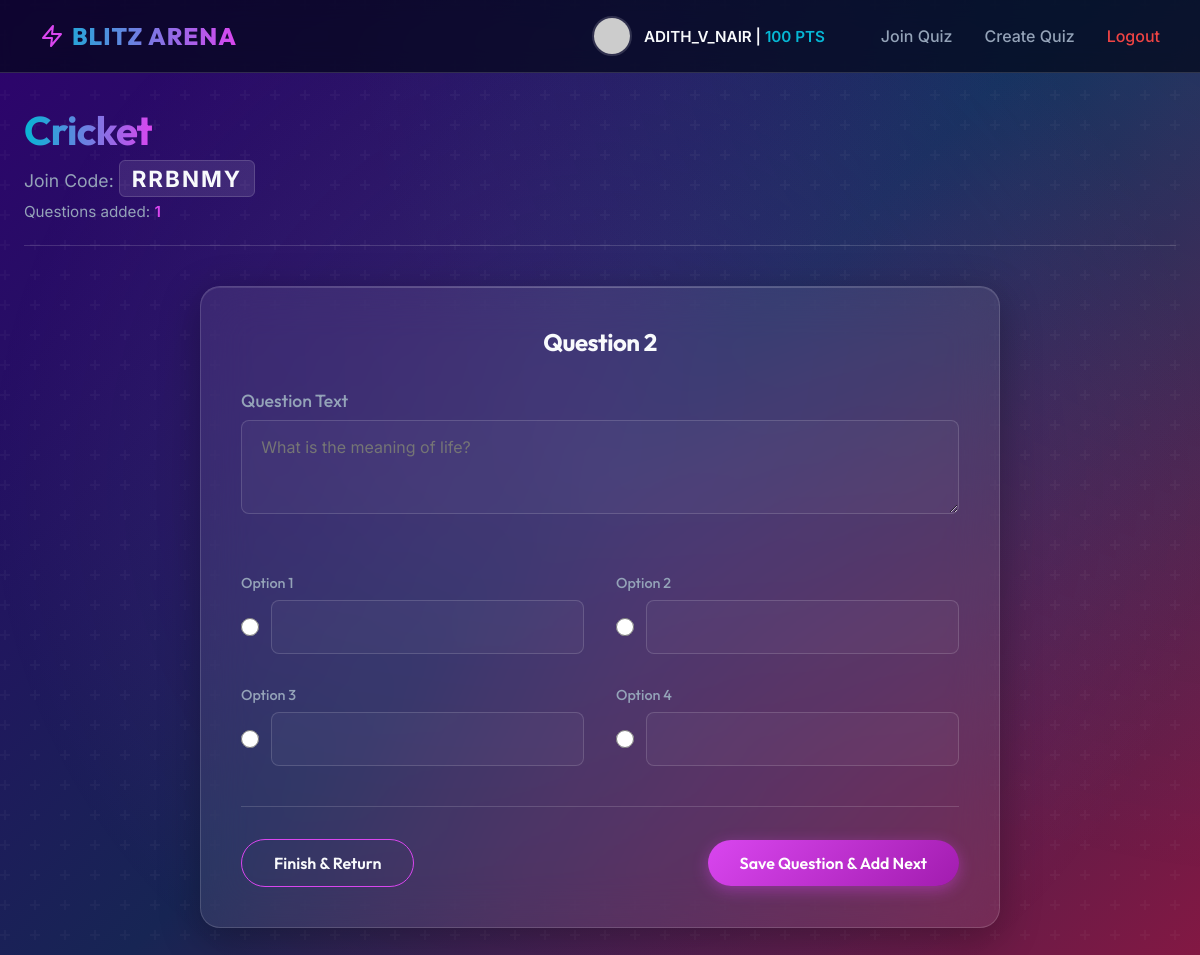
Page /add_question/7/ (signed in) on the committed database.
### app/models.py (models this page shows, shortened)
class UserProfile(AbstractUser):
    groups = models.ManyToManyField(
        'auth.Group',
        related_name='app_user_set',
        blank=True,
    )
    user_permissions = models.ManyToManyField(
        'auth.Permission',
        related_name='app_user_set',
        blank=True,
    )
    avatar = models.CharField(max_length=255, blank=True, null=True, default='avatar1.png')
    total_points = models.IntegerField(default=0)

class Quiz(models.Model):
    title = models.CharField(max_length=255)
    description = models.TextField(blank=True, null=True)
    creator = models.ForeignKey(UserProfile, on_delete=models.CASCADE, related_name='created_quizzes')
    join_code = models.CharField(max_length=6, unique=True, default=generate_join_code)
    created_at = models.DateTimeField(auto_now_add=True)

### app/views.py (the view, shortened to what this page needs)
# urls.py: path('add_question/<int:quiz_id>/', views.add_question, name='add_question'),
@login_required
def add_question(request, quiz_id):
    quiz = get_object_or_404(Quiz, id=quiz_id, creator=request.user)
    return render(request, 'app/add_question.html', {'quiz': quiz})

### app/templates/app/add_question.html (shortened to what this page needs)
{% extends 'app/base.html' %}
{% block content %}
<div class="dashboard-header fade-in"
    style="margin-bottom: 2.5rem; border-bottom: 1px solid var(--glass-border); padding-bottom: 1.5rem;">
    <h1 class="text-gradient" style="font-size: 2.5rem;">{{ quiz.title }}</h1>
    <p style="color: var(--text-muted); font-size: 1.1rem; margin-top: 10px;">
        Join Code: <strong
            style="color: var(--text-main); font-size: 1.4rem; letter-spacing: 2px; padding: 4px 12px; background: rgba(255,255,255,0.1); border-radius: 6px; border: 1px solid var(--glass-border);">{{quiz.join_code}}</strong>
    </p>
    <p style="color: var(--text-muted); font-size: 0.95rem; margin-top: 10px;">Questions added: <span
            id="question-count" style="color: var(--accent); font-weight: 600;">{{ quiz.questions.count }}</span></p>
</div>
<div class="glass-card fade-in" style="max-width: 800px; margin: 0 auto; animation-delay: 0.1s;">
    <h2 style="font-size: 1.5rem; margin-bottom: 2rem; color: var(--text-main); text-align: center;">
        <span id="current-question-label">Question {{ quiz.questions.count|add:1 }}</span>
    </h2>
    <form id="question-form">
        <div style="margin-bottom: 2rem;">
            <label class="elegant-label" style="font-size: 1.1rem;">Question Text</label>
            <textarea name="question_text" class="elegant-input" rows="3" required
                placeholder="What is the meaning of life?"></textarea>
        </div>
        <div style="display: grid; grid-template-columns: 1fr 1fr; gap: 2rem; margin-bottom: 2.5rem;">
            <div>
                <label class="elegant-label">Option 1</label>
                <div style="display: flex; gap: 12px; align-items: center;">
                    <input type="radio" name="correct_option" value="1" required
                        style="width: 20px; height: 20px; accent-color: var(--accent);">
                    <input type="text" name="option_1" class="elegant-input" style="margin-bottom: 0;" required>
                </div>
            </div>
            <div>
                <label class="elegant-label">Option 2</label>
                <div style="display: flex; gap: 12px; align-items: center;">
                    <input type="radio" name="correct_option" value="2"
                        style="width: 20px; height: 20px; accent-color: var(--accent);">
                    <input type="text" name="option_2" class="elegant-input" style="margin-bottom: 0;" required>
                </div>
            </div>
            <div>
                <label class="elegant-label">Option 3</label>
                <div style="display: flex; gap: 12px; align-items: center;">
                    <input type="radio" name="correct_option" value="3"
                        style="width: 20px; height: 20px; accent-color: var(--accent);">
                    <input type="text" name="option_3" class="elegant-input" style="margin-bottom: 0;" required>
                </div>
            </div>
            <div>
                <label class="elegant-label">Option 4</label>
                <div style="display: flex; gap: 12px; align-items: center;">
                    <input type="radio" name="correct_option" value="4"
                        style="width: 20px; height: 20px; accent-color: var(--accent);">
                    <input type="text" name="option_4" class="elegant-input" style="margin-bottom: 0;" required>
                </div>
            </div>
        </div>
        <div
            style="display: flex; justify-content: space-between; align-items: center; border-top: 1px solid var(--glass-border); padding-top: 2rem;">
            <button type="button" onclick="finishQuiz()" class="elegant-btn elegant-btn-outline">Finish &
                Return</button>
            <button type="submit" id="submit-btn" class="elegant-btn">
                <span class="btn-text">Save Question & Add Next</span>
            </button>
        </div>
    </form>
</div>
{% endblock %}

### app/templates/app/base.html (shortened to what this page needs)
{% load static %}
<!DOCTYPE html>
<html lang="en">
<head>
    <link rel="stylesheet" href="{% static 'css/styles.css' %}">
</head>
<body>
    <nav class="navbar">
        <a href="{% url 'dashboard' %}" class="navbar-brand text-gradient">
            <svg width="24" height="24" viewBox="0 0 24 24" fill="none" stroke="currentColor" stroke-width="2"
                stroke-linecap="round" stroke-linejoin="round" style="color: var(--accent);">
                <polygon points="13 2 3 14 12 14 11 22 21 10 12 10 13 2"></polygon>
            </svg>
            BLITZ ARENA
        </a>
        <div class="nav-links">
            {% if user.is_authenticated %}
            <div class="flex-center" style="gap: 12px; margin-right: 1.5rem;">
                <img src="https://ui-avatars.com/api/?name={{ user.username }}&background=8b5cf6&color=fff&bold=true"
                    alt="Avatar" class="avatar-img">
                <span style="font-weight: 600; font-size: 0.95rem;">{{ user.username }} | <span
                        style="color: var(--accent-secondary);">{{ user.total_points }} PTS</span></span>
            </div>
            <a href="{% url 'join_quiz' %}">Join Quiz</a>
            <a href="{% url 'create_quiz' %}">Create Quiz</a>
            <a href="{% url 'logout' %}" style="color: var(--error);">Logout</a>
            {% else %}
            <a href="{% url 'login' %}">Sign In</a>
            <a href="{% url 'register' %}" class="elegant-btn" style="padding: 0.5rem 1.5rem;">Sign Up</a>
            {% endif %}
        </div>
    </nav>
    <div class="container">
        {% block content %}
        {% endblock content %}
    </div>
</body>
</html>

### app/templates/app/add_question.html (style rules this page uses)
.fade-in { animation: fadeIn 0.5s ease-out; }

### rows in the picture
UserProfile: username "ADITH_V_NAIR", total_points "100"
Quiz: title "Cricket", join_code "RRBNMY", questions.count "1", questions.count|add "2"
